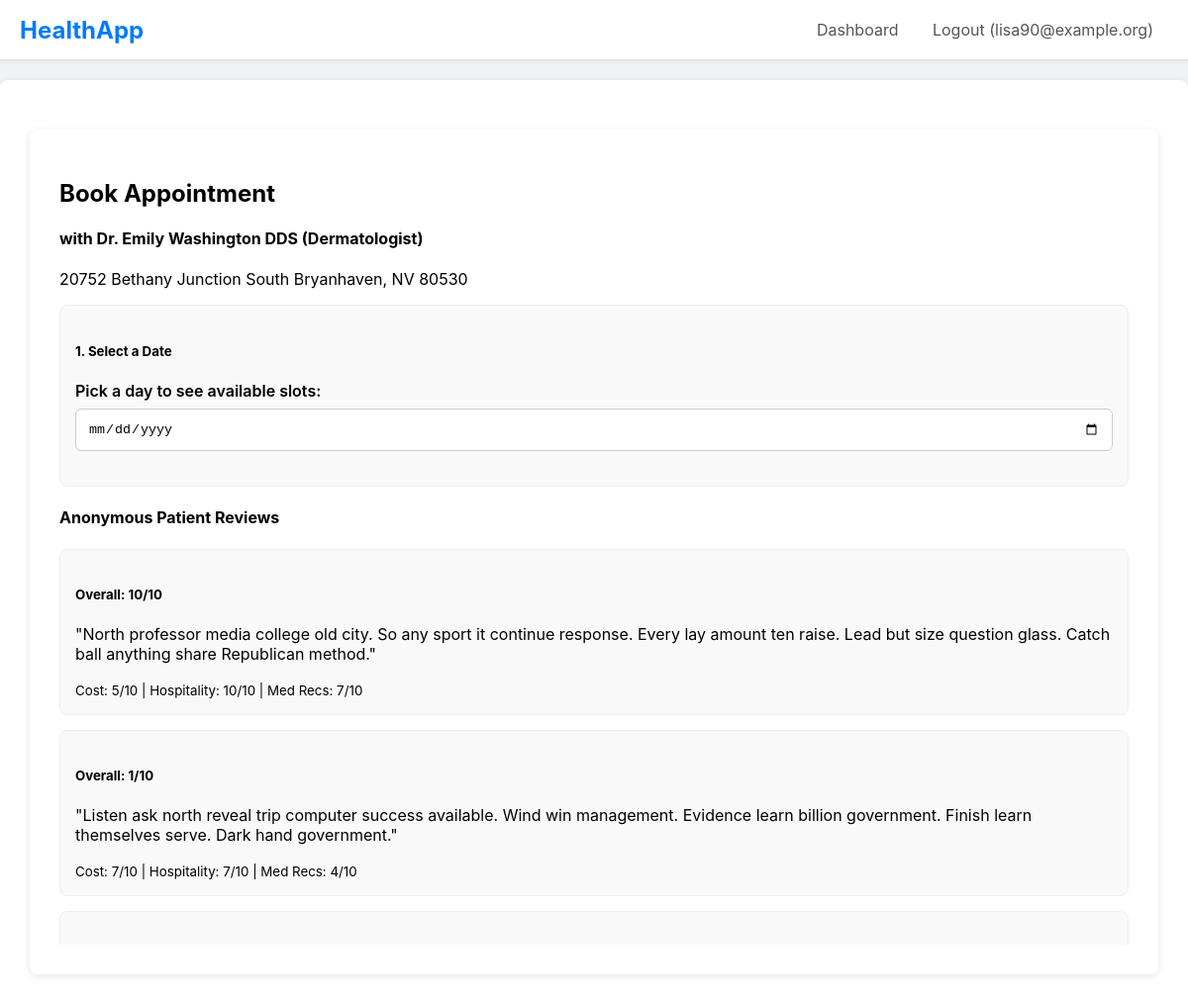
The app's page /book_appointment/7 (signed in), older data.
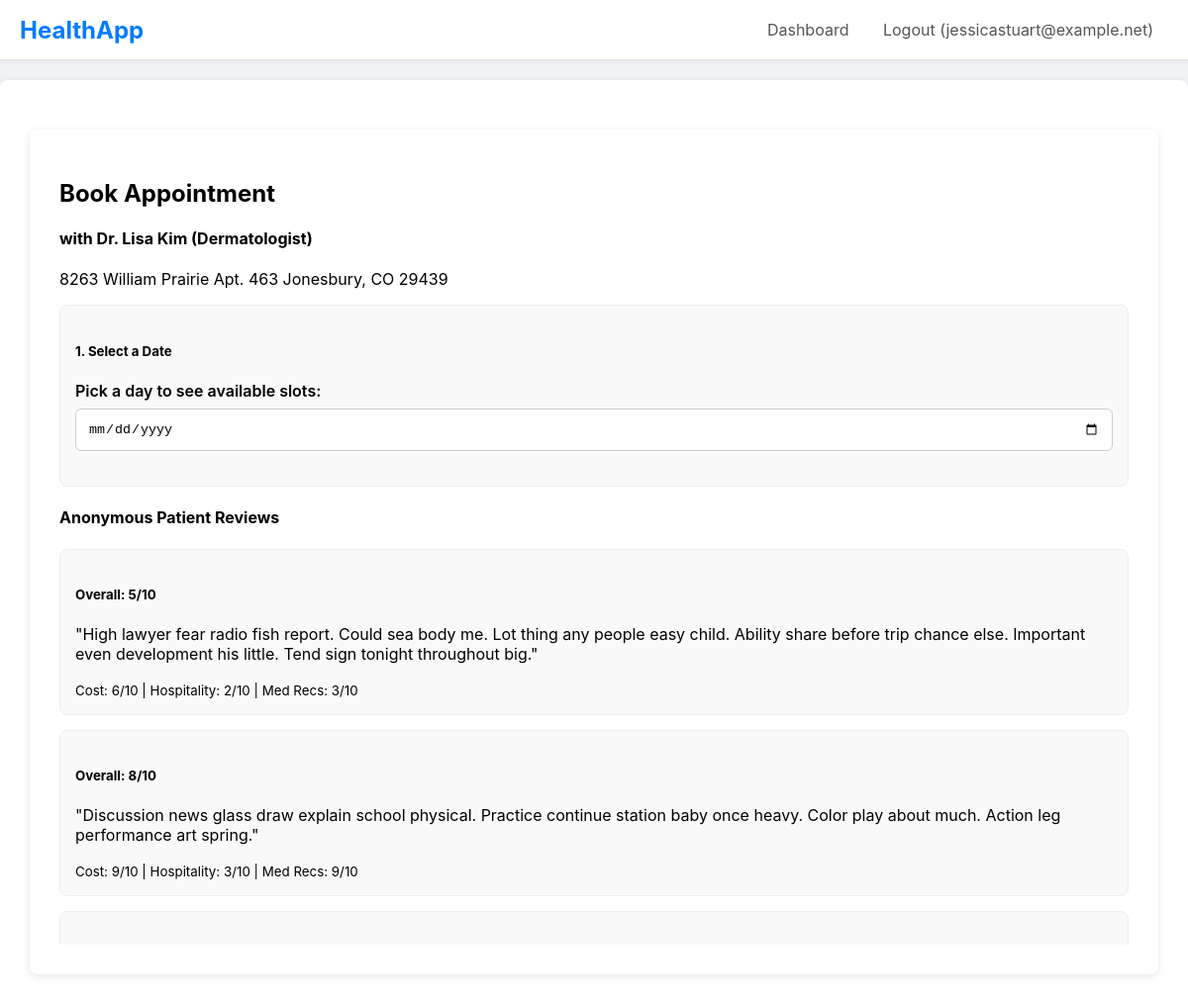
The same page, newer data.
### main.py (models this page shows)
class User(db.Model, UserMixin):
    id = db.Column(db.Integer, primary_key=True)
    email = db.Column(db.String(120), unique=True, nullable=False)
    password_hash = db.Column(db.String(60), nullable=False)
    role = db.Column(db.String(20), nullable=False)
    patient_profile = db.relationship('PatientProfile', backref='user', uselist=False, cascade="all, delete-orphan")
    doctor_profile = db.relationship('DoctorProfile', backref='user', uselist=False, cascade="all, delete-orphan")
    insurance_profile = db.relationship('InsuranceProfile', backref='user', uselist=False, cascade="all, delete-orphan")

class DoctorProfile(db.Model):
    id = db.Column(db.Integer, primary_key=True)
    full_name = db.Column(db.String(100), nullable=False, default='Dr. Unnamed')
    phone = db.Column(db.String(20))
    specialty = db.Column(db.String(100))
    practice_address = db.Column(db.String(200))
    pincode = db.Column(db.String(10))
    latitude = db.Column(db.Float)
    longitude = db.Column(db.Float)
    availability_start_time = db.Column(db.Time) # e.g., 09:00:00
    availability_end_time = db.Column(db.Time)   # e.g., 17:00:00
    slot_duration_minutes = db.Column(db.Integer, default=30)
    user_id = db.Column(db.Integer, db.ForeignKey('user.id'), nullable=False, unique=True)
    records_written = db.relationship('MedicalRecord', backref='doctor', lazy='dynamic', foreign_keys='MedicalRecord.doctor_id')
    appointments = db.relationship('Appointment', backref='doctor', lazy='dynamic', foreign_keys='Appointment.doctor_id')
    reviews = db.relationship('DoctorReview', backref='doctor_profile', lazy='dynamic', foreign_keys='DoctorReview.doctor_id')
    files_written = db.relationship('MedicalFile', backref='doctor', lazy='dynamic', foreign_keys='MedicalFile.doctor_id')
    permitted_patients = db.relationship('PatientProfile', secondary=patient_doctor_permissions,
        back_populates='permitted_doctors')

class DoctorReview(db.Model):
    id = db.Column(db.Integer, primary_key=True)
    cost_rating = db.Column(db.Integer, nullable=False) # 1-10
    hospitality_rating = db.Column(db.Integer, nullable=False) # 1-10
    med_rec_rating = db.Column(db.Integer, nullable=False) # 1-10
    overall_rating = db.Column(db.Integer, nullable=False) # 1-10
    comment = db.Column(db.Text)
    created_at = db.Column(db.DateTime, nullable=False, default=db.func.current_timestamp())
    patient_id = db.Column(db.Integer, db.ForeignKey('patient_profile.id'), nullable=False)
    doctor_id = db.Column(db.Integer, db.ForeignKey('doctor_profile.id'), nullable=False)
    __table_args__ = (db.UniqueConstraint('patient_id', 'doctor_id', name='_patient_doctor_review_uc'),)

### main.py (the view, shortened to what this page needs)
@app.route("/book_appointment/<int:doctor_id>", methods=['GET', 'POST'])
@login_required
@role_required('patient')
def book_appointment(doctor_id):
    doctor = db.session.get(DoctorProfile, doctor_id)
    if not doctor:
        flash('Doctor not found.', 'danger')
        return redirect(url_for('patient_dashboard'))
    selected_date_str = request.args.get('date')
    selected_date = None
    available_slots = []
    today_date = datetime.date.today().isoformat()
    reviews = doctor.reviews.order_by(DoctorReview.created_at.desc()).all()
    return render_template('book_appointment.html',
                           doctor=doctor,
                           reviews=reviews,
                           selected_date=selected_date,
                           available_slots=available_slots,
                           today_date=today_date) # <-- Pass today's date to the template

### main.py (called while the page is built)
@login_manager.user_loader
def load_user(user_id):
    return db.session.get(User, int(user_id))

def role_required(role_name):
    def decorator(f):
        @wraps(f)
        def decorated_function(*args, **kwargs):
            if not current_user.is_authenticated or current_user.role != role_name:
                abort(403)
            if current_user.role == 'patient':
                g.profile = current_user.patient_profile
            elif current_user.role == 'doctor':
                g.profile = current_user.doctor_profile
            elif current_user.role == 'insurance':
                g.profile = current_user.insurance_profile
            return f(*args, **kwargs)
        return decorated_function
    return decorator

### templates/book_appointment.html (shortened to what this page needs)
{% extends 'layout.html' %}
{% block content %}
<div class="container mt-4">
    <h2>Book Appointment</h2>
    <h4>with {{ doctor.full_name }} ({{ doctor.specialty }})</h4>
    <p>{{ doctor.practice_address }}</p>
    <div class="row">
        <div class="col-md-6">
            <div class="card">
                <div class="card-body">
                    <h5 class="card-title">1. Select a Date</h5>
                    <div class="form-group">
                        <label for="appointment_date">Pick a day to see available slots:</label>
                        <input type="date" id="appointment_date" class="form-control"
                               value="{{ selected_date.isoformat() if selected_date else '' }}"
                               min="{{ today_date }}">
                    </div>
                </div>
            </div>
        </div>
        <div class="col-md-6">
            <h4>Anonymous Patient Reviews</h4>
            <div style="max-height: 400px; overflow-y: auto;">
                {% if reviews %}
                    {% for review in reviews %}
                        <div class="card mb-2">
                            <div class="card-body">
                                <h5 class="card-title">Overall: {{ review.overall_rating }}/10</h5>
                                <p class="card-text">"{{ review.comment }}"</p>
                                <small class="text-muted">
                                    Cost: {{ review.cost_rating }}/10 |
                                    Hospitality: {{ review.hospitality_rating }}/10 |
                                    Med Recs: {{ review.med_rec_rating }}/10
                                </small>
                            </div>
                        </div>
                    {% endfor %}
                {% else %}
                    <p>No reviews available for this doctor yet.</p>
                {% endif %}
            </div>
        </div>
    </div>
</div>
{% endblock %}

### templates/layout.html (shortened to what this page needs)
<!DOCTYPE html>
<html lang="en">
<head>
</head>
<body>
    <nav>
        <div class="logo"><a href="{{ url_for('home') }}" style="text-decoration: none; color: #007bff;">HealthApp</a></div>
        <div class="nav-links">
            {% if current_user.is_authenticated %}
                <a href="{{ url_for('dashboard') }}">Dashboard</a>
                <a href="{{ url_for('logout') }}">Logout ({{ current_user.email }})</a>
            {% else %}
                <a href="{{ url_for('login') }}">Login</a>
                <a href="{{ url_for('register') }}">Register</a>
            {% endif %}
        </div>
    </nav>
    <div class="container">
        {% block content %}{% endblock %}
    </div>
</body>
</html>

### templates/layout.html (style rules this page uses)
body { font-family: -apple-system, BlinkMacSystemFont, "Segoe UI", Roboto, Helvetica, Arial, sans-serif; margin: 0; background-color: #f0f2f5; }
nav { background-color: #ffffff; padding: 0 20px; border-bottom: 1px solid #ddd; display: flex; justify-content: space-between; align-items: center; box-shadow: 0 2px 4px rgba(0,0,0,0.05); }
nav .logo { font-size: 1.5rem; font-weight: bold; color: #007bff; }
nav .nav-links a { color: #555; text-decoration: none; padding: 20px 15px; display: inline-block; }
.container { max-width: 1200px; margin: 20px auto; background-color: #ffffff; padding: 30px; border-radius: 8px; box-shadow: 0 2px 8px rgba(0,0,0,0.1); }
.form-group { margin-bottom: 20px; }
.form-group label { display: block; margin-bottom: 8px; font-weight: 600; }
.form-group input, .form-group select, .form-group textarea { width: 100%; padding: 12px; border: 1px solid #ccc; border-radius: 6px; box-sizing: border-box; }
.card { background: #f9f9f9; border: 1px solid #eee; border-radius: 8px; padding: 15px; margin-bottom: 15px; }

Row changes from the older to the newer data that the page shows:
no longer on this page (row edited): DoctorReview: overall_rating "10", comment "North professor media college old city. So any sport it continue response. Every lay amount ten raise. Lead but size question glass. Catch ball anything share Republican method.", cost_rating "5", hospitality_rating "10", med_rec_rating "7"
no longer on this page (row edited): DoctorReview: overall_rating "1", comment "Listen ask north reveal trip computer success available. Wind win management. Evidence learn billion government. Finish learn themselves serve. Dark hand government.", cost_rating "7", hospitality_rating "7", med_rec_rating "4"
changed User: email "lisa90@example.org" → "jessicastuart@example.net"
changed DoctorProfile "Dermatologist": full_name "Dr. Emily Washington DDS" → "Dr. Lisa Kim"; practice_address "20752 Bethany Junction South Bryanhaven, NV 80530" → "8263 William Prairie Apt. 463 Jonesbury, CO 29439"
now on this page (row edited): DoctorReview: overall_rating "5", comment "High lawyer fear radio fish report. Could sea body me. Lot thing any people easy child. Ability share before trip chance else. Important even development his little. Tend sign tonight throughout big.", cost_rating "6", hospitality_rating "2", med_rec_rating "3"
now on this page (row edited): DoctorReview: overall_rating "8", comment "Discussion news glass draw explain school physical. Practice continue station baby once heavy. Color play about much. Action leg performance art spring.", cost_rating "9", hospitality_rating "3", med_rec_rating "9"
